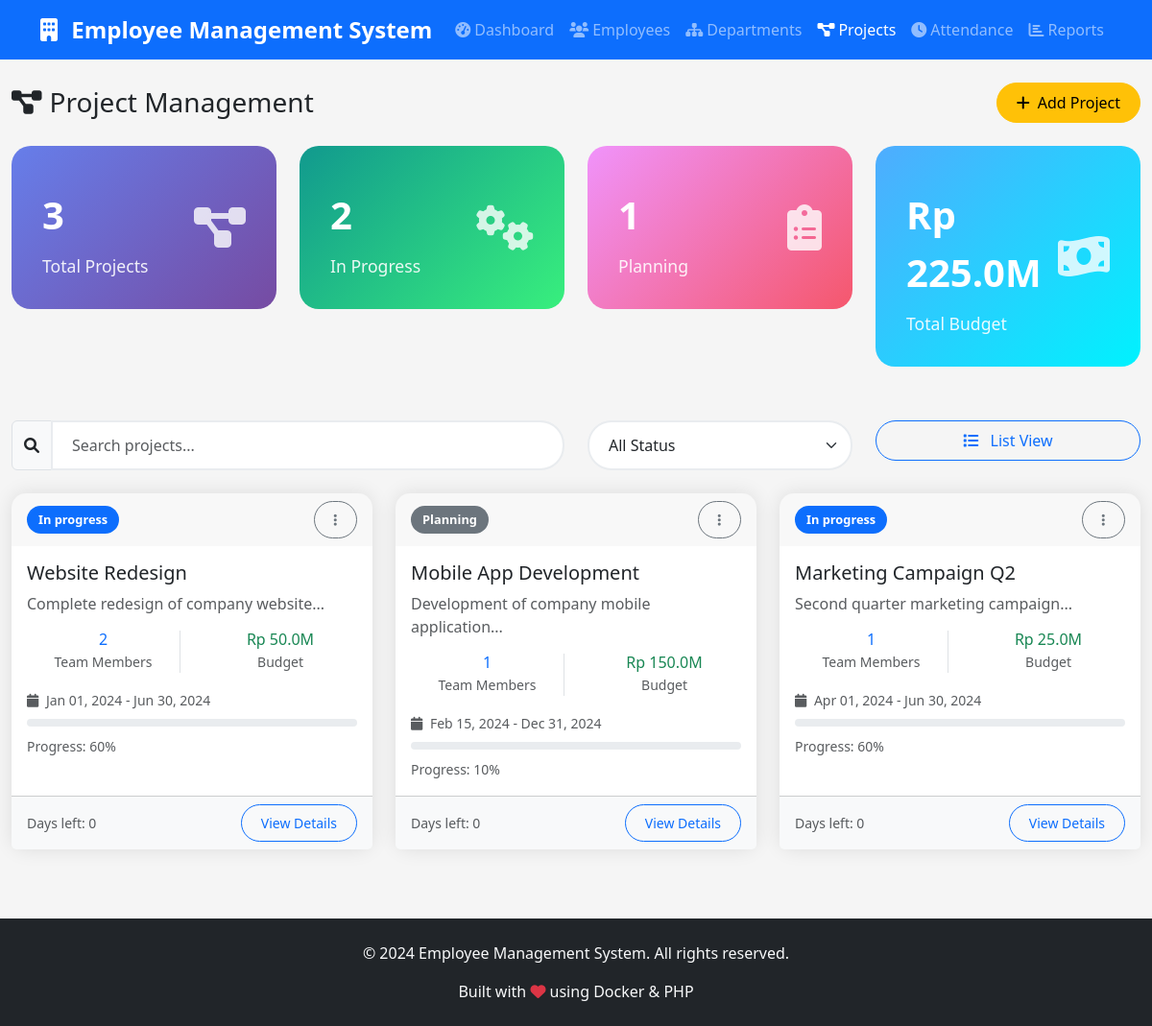
The app's page /projects.php with its own data.
### tables this page shows
CREATE TABLE IF NOT EXISTS projects (
    id INT(11) AUTO_INCREMENT PRIMARY KEY,
    name VARCHAR(100) NOT NULL,
    description TEXT,
    start_date DATE,
    end_date DATE,
    status ENUM('planning', 'in_progress', 'completed', 'cancelled') DEFAULT 'planning',
    budget DECIMAL(12,2),
    created_at TIMESTAMP DEFAULT CURRENT_TIMESTAMP,
    updated_at TIMESTAMP DEFAULT CURRENT_TIMESTAMP ON UPDATE CURRENT_TIMESTAMP
);

### src/projects.php (the view, shortened to what this page needs)
<?php
require_once 'config/database.php';
$stmt = $pdo->query("
    SELECT p.*, COUNT(ep.employee_id) as assigned_employees
    FROM projects p
    LEFT JOIN employee_projects ep ON p.id = ep.project_id
    GROUP BY p.id
    ORDER BY p.created_at DESC
");
$projects = $stmt->fetchAll();
include 'includes/header.php';
?>
<div class="row">
    <div class="col-12">
        <div class="d-flex justify-content-between align-items-center mb-4">
            <h1 class="h3 mb-0">
                <i class="fas fa-project-diagram me-2"></i>Project Management
            </h1>
            <button type="button" class="btn btn-warning" data-bs-toggle="modal" data-bs-target="#projectModal">
                <i class="fas fa-plus me-2"></i>Add Project
            </button>
        </div>
    </div>
</div>
<div class="row mb-4">
    <?php
    $statusCounts = array_count_values(array_column($projects, 'status'));
    $totalBudget = array_sum(array_column($projects, 'budget'));
    ?>
    <div class="col-lg-3 col-md-6 mb-3">
        <div class="stat-card">
            <div class="d-flex justify-content-between align-items-center">
                <div>
                    <div class="stat-number"><?php echo count($projects); ?></div>
                    <div class="stat-label">Total Projects</div>
                </div>
                <div class="stat-icon">
                    <i class="fas fa-project-diagram"></i>
                </div>
            </div>
        </div>
    </div>
    <div class="col-lg-3 col-md-6 mb-3">
        <div class="stat-card success">
            <div class="d-flex justify-content-between align-items-center">
                <div>
                    <div class="stat-number"><?php echo $statusCounts['in_progress'] ?? 0; ?></div>
                    <div class="stat-label">In Progress</div>
                </div>
                <div class="stat-icon">
                    <i class="fas fa-cogs"></i>
                </div>
            </div>
        </div>
    </div>
    <div class="col-lg-3 col-md-6 mb-3">
        <div class="stat-card warning">
            <div class="d-flex justify-content-between align-items-center">
                <div>
                    <div class="stat-number"><?php echo $statusCounts['planning'] ?? 0; ?></div>
                    <div class="stat-label">Planning</div>
                </div>
                <div class="stat-icon">
                    <i class="fas fa-clipboard-list"></i>
                </div>
            </div>
        </div>
    </div>
    <div class="col-lg-3 col-md-6 mb-3">
        <div class="stat-card info">
            <div class="d-flex justify-content-between align-items-center">
                <div>
                    <div class="stat-number">Rp <?php echo number_format($totalBudget / 1000000, 1); ?>M</div>
                    <div class="stat-label">Total Budget</div>
                </div>
                <div class="stat-icon">
                    <i class="fas fa-money-bill-wave"></i>
                </div>
            </div>
        </div>
    </div>
</div>
<div class="row mb-4">
    <div class="col-md-6">
        <div class="input-group">
            <span class="input-group-text"><i class="fas fa-search"></i></span>
            <input type="text" class="form-control" id="search-input" placeholder="Search projects...">
        </div>
    </div>
    <div class="col-md-3">
        <select class="form-select" id="status-filter">
            <option value="">All Status</option>
        </select>
    </div>
    <div class="col-md-3">
        <button class="btn btn-outline-primary w-100" onclick="toggleView()">
            <i class="fas fa-list me-2" id="view-icon"></i>
            <span id="view-text">List View</span>
        </button>
    </div>
</div>
<div id="grid-view">
    <div class="row">
        <?php foreach ($projects as $project): ?>
            <div class="col-lg-4 col-md-6 mb-4 searchable-item">
                <div class="card h-100">
                    <div class="card-header d-flex justify-content-between align-items-center">
                        <span class="badge bg-<?php
                            echo $project['status'] === 'planning' ? 'secondary' :
                                 ($project['status'] === 'in_progress' ? 'primary' :
                                 ($project['status'] === 'completed' ? 'success' : 'danger'));
                        ?>">
                            <?php echo ucfirst(str_replace('_', ' ', $project['status'])); ?>
                        </span>
                        <div class="dropdown">
                            <button class="btn btn-sm btn-outline-secondary" type="button" data-bs-toggle="dropdown">
                                <i class="fas fa-ellipsis-v"></i>
                            </button>
                        </div>
                    </div>
                    <div class="card-body">
                        <h5 class="card-title"><?php echo htmlspecialchars($project['name']); ?></h5>
                        <p class="card-text text-muted"><?php echo htmlspecialchars(substr($project['description'], 0, 100)) . '...'; ?></p>
                        <div class="row text-center mb-3">
                            <div class="col-6">
                                <div class="border-end">
                                    <h6 class="text-primary mb-0"><?php echo $project['assigned_employees']; ?></h6>
                                    <small class="text-muted">Team Members</small>
                                </div>
                            </div>
                            <div class="col-6">
                                <h6 class="text-success mb-0">Rp <?php echo number_format($project['budget'] / 1000000, 1); ?>M</h6>
                                <small class="text-muted">Budget</small>
                            </div>
                        </div>
                        <div class="mb-2">
                            <small class="text-muted">
                                <i class="fas fa-calendar me-1"></i>
                                <?php echo date('M d, Y', strtotime($project['start_date'])); ?> -
                                <?php echo date('M d, Y', strtotime($project['end_date'])); ?>
                            </small>
                        </div>
                        <div class="project-progress mb-2">
                        </div>
                        <small class="text-muted">
                            Progress: <?php
                                echo $project['status'] === 'completed' ? '100' :
                                     ($project['status'] === 'in_progress' ? '60' : '10');
                            ?>%
                        </small>
                    </div>
                    <div class="card-footer bg-light">
                        <div class="d-flex justify-content-between align-items-center">
                            <small class="text-muted">
                                Days left: <?php
                                    $daysLeft = max(0, ceil((strtotime($project['end_date']) - time()) / 86400));
                                    echo $daysLeft;
                                ?>
                            </small>
                            <button class="btn btn-sm btn-outline-primary" onclick="viewProjectDetails(<?php echo $project['id']; ?>)">
                                View Details
                            </button>
                        </div>
                    </div>
                </div>
            </div>
        <?php endforeach; ?>
    </div>
</div>
<?php include 'includes/footer.php'; ?>

### src/assets/css/style.css (style rules this page uses)
:root { --primary-color: #0d6efd; --secondary-color: #6c757d; --success-color: #198754; --danger-color: #dc3545; --warning-color: #ffc107; --info-color: #0dcaf0; --light-color: #f8f9fa; --dark-color: #212529; }
body { background-color: #f5f5f5; font-family: 'Segoe UI', Tahoma, Geneva, Verdana, sans-serif; }
.card { border: none; border-radius: 15px; box-shadow: 0 0 20px rgba(0,0,0,0.1); transition: transform 0.3s ease; }
.card-header { border-radius: 15px 15px 0 0 !important; border-bottom: none; font-weight: bold; }
.btn { border-radius: 25px; padding: 8px 20px; font-weight: 500; transition: all 0.3s ease; }
.stat-card { background: linear-gradient(135deg, #667eea 0%, #764ba2 100%); color: white; border-radius: 20px; padding: 2rem; margin-bottom: 1rem; }
.stat-card.success { background: linear-gradient(135deg, #11998e 0%, #38ef7d 100%); }
.stat-card.warning { background: linear-gradient(135deg, #f093fb 0%, #f5576c 100%); }
.stat-card.info { background: linear-gradient(135deg, #4facfe 0%, #00f2fe 100%); }
.stat-icon { font-size: 3rem; opacity: 0.8; }
.stat-number { font-size: 2.5rem; font-weight: bold; margin: 10px 0; }
.stat-label { font-size: 1.1rem; opacity: 0.9; }
.badge { border-radius: 20px; padding: 8px 12px; font-size: 0.8rem; }
.form-control, .form-select { border-radius: 25px; border: 2px solid #e9ecef; padding: 12px 20px; transition: all 0.3s ease; }
.project-progress { height: 8px; border-radius: 10px; background-color: #e9ecef; overflow: hidden; }
.fade-in { animation: fadeIn 0.5s ease-in; }

### records on screen
projects: status "In progress", name "Website Redesign", description "Complete redesign of company website", assigned_employees "2", $project['budget']/1000000 "50.0", start_date "Jan 01, 2024", end_date "Jun 30, 2024", shows "60", end_date "0"
projects: status "Planning", name "Mobile App Development", description "Development of company mobile application", assigned_employees "1", $project['budget']/1000000 "150.0", start_date "Feb 15, 2024", end_date "Dec 31, 2024", end_date "0"
projects: status "In progress", name "Marketing Campaign Q2", description "Second quarter marketing campaign", assigned_employees "1", $project['budget']/1000000 "25.0", start_date "Apr 01, 2024", end_date "Jun 30, 2024", shows "60", end_date "0"

### other values on screen
count($projects) "3"
$statusCounts['in_progress'] "2"
$statusCounts['planning'] "1"
$totalBudget / 1000000 "225.0"
